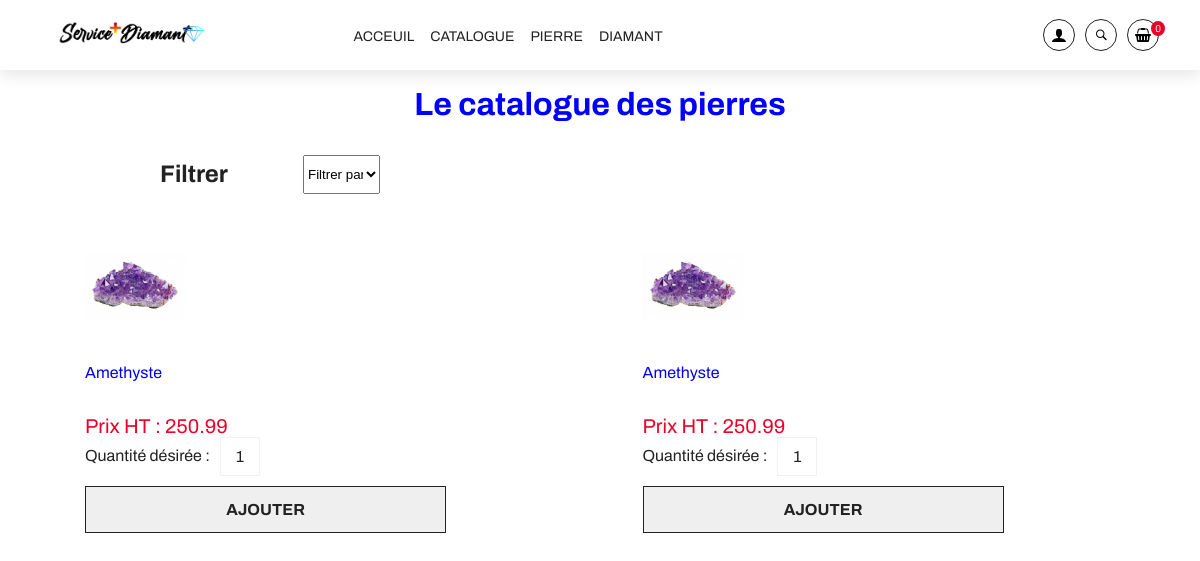
The page /pages/pierre.php on the database its author committed.
### tables this page shows
CREATE TABLE produits (
    `id_pdt` int(11) NOT NULL AUTO_INCREMENT,
    nom_pdt varchar(100) NOT NULL,
    prixht_pdt real,
    prixttc_pdt real,
    quantite int DEFAULT 6,
    type_mat varchar(100),
    nom_img varchar(100) NOT NULL,
    forme varchar(100),
    poids varchar(100),
    prix_carat varchar(100),
    PRIMARY KEY (`id_pdt`)
);

### pages/component1.php (the view, shortened to what this page needs)
<?php
function component1($productid, $productname, $productimg, $productprice){
    ?>
    <!DOCTYPE html>
    <head>
    </head>
    <body>
        <form method="post" name="ajout" action="?action=add&id=<?php echo $productid;?> ">
        <td style="width:22%">
            <div class="product__thumbnail">
                <a href="details_produit.php?id=<?php echo $productid;?>">
                <img src="../images/products/<?php echo $productimg; ?>" alt=""></a>
                <br> <a href="details_produit.php?id=<?php echo $productid;?>"><?php echo $productname; ?></a>
                <br><br>
                <br/><span class="new__price"><?php if($productprice!=0){echo "Prix HT : " . $productprice;}else{echo "A préciser";} ?></span>
                <div class="input-counter">
                    <div>
                        <label for="1" style="margin-top: 10px; margin-right: 10px">Quantité désirée :</label>
                        <input type="text" name="quantity" maxlength="5" value="1" onkeyup="this.value = minmax(this.value, 1, 3)" class="counter-btn">
                    </div>
                </div>
                <input type="submit" value="Ajouter" name="add_to_cart" class="product__btn" style="width:65%">
            </div>
        </td>
        </form>
    </body>
    </html>
<?php }
    ?>

### pages/pierre.php (shortened to what this page needs)
<?php
require_once('../menu/menu.php');
require_once ('config.php');
require_once ('component1.php');
?>
<!DOCTYPE html>
<html>
<head>
	<link rel="stylesheet" href="styles.css" />
</head>
<body>
	<br>
	<h1 style="color:blue; text-align: center;">Le catalogue des pierres</h1>
	<br>
	<div class="nav" style="width:20%; margin-left: 150px;">
		<h2>Filtrer</h2>
		<select id="prix" class="product__footer" style="width:35%;">
			<option>Filtrer par</option>
		</select>
	</div>
	<?php
	$query = "SELECT * FROM produits where type_mat='pierre' ";
	$result = mysqli_query($connect, $query);
	if(mysqli_num_rows($result) > 0)
	{
     	echo'<div style="margin-left: 83px;"><table width="100%"><tr>';
		 while($row = mysqli_fetch_array($result))
		{
			if($_SESSION[$mail]['niv_role']==3){
				component2($row['id_pdt'], $row['nom_pdt'], $row['nom_img'], $row['prixttc_pdt']);
			}else{
				component1($row['id_pdt'], $row['nom_pdt'], $row['nom_img'], $row['prixht_pdt']);
			}
		}
	}
		echo '</tr></table> </div>';  ?>
</html>

### pages/styles.css (style rules this page uses)
:root { --primaryColor: #f1f1f1; --black: #222; --black2: #555; --black3: #252525; --black4: #000; --black5: #212529; --orange: #eb0028; --white: #fff; --grey: #959595; --grey2: #666; --grey3: #ccc; --secondaryColor: #2b1f4d; --yellow: #ffcc00; --green: #59b210; --blue: rgb(56, 10, 223); }
* { margin: 0; padding: 0; box-sizing: inherit; }
html { font-size: 62.5%; box-sizing: border-box; scroll-behavior: smooth; }
body, input { font-size: 1.6rem; font-weight: 400; font-family: "Archivo", sans-serif; color: var(--black); }
a { text-decoration: none; }
img { max-width: 100%; }
.nav { display: flex; align-items: center; justify-content: space-between; height: 100%; height: 7rem; padding: 0 1rem; }
.product__footer { padding: 1rem 0; }
.product__btn { display: inline-block; font-weight: 700; text-transform: uppercase; width: 100%; padding: 1.4rem 0; border: 1px solid var(--black); color: var(--black); cursor: pointer; }
.new__price { font-size: 2rem; color: var(--orange); }
.input-counter { display: flex; align-items: center; }
.input-counter div { display: flex; }
.counter-btn { width: 7rem; padding: 1rem 0; text-align: center; border: 1px solid var(--primaryColor); }
.product__thumbnail img { width: 10rem; height: 15rem; object-fit: contain; }
@media only screen and (max-width: 1200px) { .counter-btn { width: 4rem; padding: 1rem 0; } }

### rows shown on the page
produits: nom_img (picture), nom_pdt "Amethyste", prixht_pdt "250.99"
produits: nom_img (picture), nom_pdt "Amethyste", prixht_pdt "250.99"

### other values the page prints
$_SESSION[$mail]['compteur'] "0"
